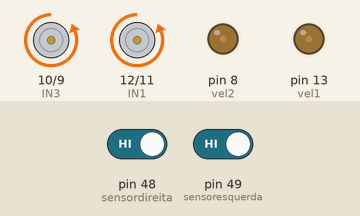
This sketch was run on a simulated Arduino Mega 2560, built with avr-gcc and run on an emulated ATmega2560. Parts: motor-driver pin pairs drawn as motors (green arrow = first pin HIGH = forward, orange = second pin HIGH = backward, longer = more drive), output pins drawn as LEDs (lit = HIGH). The test bench sets the inputs (shaded band); at power-on: pin 48 (sensordireita) HIGH, pin 49 (sensoresquerda) HIGH.

Above: at 1.2 s.
1.3 s: pin 48 (sensordireita) driven LOW
At 1.8 s:
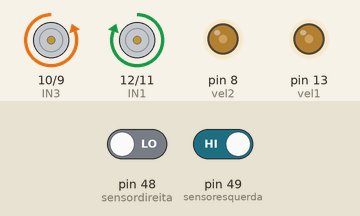
2.8 s: pin 48 (sensordireita) driven HIGH
At 4.0 s:
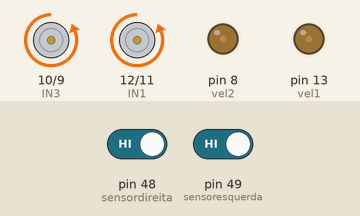
4.3 s: pin 49 (sensoresquerda) driven LOW
At 5.3 s:
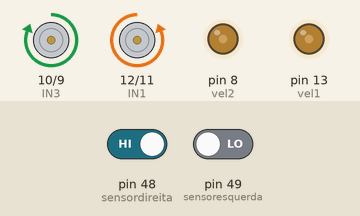
5.8 s: pin 49 (sensoresquerda) driven HIGH
At 6.4 s:
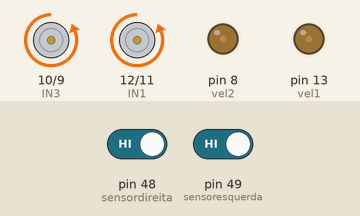
Timing chart, 0 to 8.3 s (numbered marks = the images above; inputs shaded):
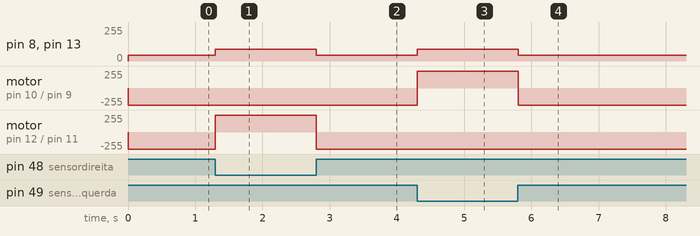

The sketch:

obrarduino.ino
```cpp
int vel1 = 13;
int IN1 = 12; // TRAS ESQUERDA
int IN2 = 11; // FRENTE ESQUERDA
int IN3 = 10; // TRAS DIREITA
int IN4 = 9; // FRENTE DIREITA
int vel2 = 8;

int sensordireita = 48;
int sensoresquerda = 49;

int velfrente = 45;
int velcurva = 90;

//int sensordireita = 14;
//int sensoresquerda = 15;

void setup() {
  pinMode(IN1, OUTPUT);
  pinMode(IN2, OUTPUT);
  pinMode(IN3, OUTPUT);
  pinMode(IN4, OUTPUT);
  pinMode(vel1, OUTPUT);
  pinMode(vel2, OUTPUT);
}

void loop() {

    int sd = digitalRead(sensordireita);
    int se = digitalRead(sensoresquerda);

    if(sd == 0 && se == 0){ // d: branco e: branco
      analogWrite(vel1, velfrente);
      analogWrite(vel2, velfrente);
      digitalWrite(IN1, LOW);
      digitalWrite(IN2, HIGH);
      digitalWrite(IN3, LOW);
      digitalWrite(IN4, HIGH);
    } else if(sd == 1 && se == 0){ // d: preto e: branco
      analogWrite(vel1, velcurva);
      analogWrite(vel2, velcurva);
      digitalWrite(IN1, LOW);
      digitalWrite(IN2, HIGH);
      digitalWrite(IN3, HIGH);
      digitalWrite(IN4, LOW);
      delay(50);
    } else if(sd == 0 && se == 1){ // d: branco e: preto
      analogWrite(vel1, velcurva);
      analogWrite(vel2, velcurva);
      digitalWrite(IN1, HIGH);
      digitalWrite(IN2, LOW);
      digitalWrite(IN3, LOW);
      digitalWrite(IN4, HIGH);
      delay(50);
    } else if(sd == 1 && se == 1){ // d: preto e: preto
      analogWrite(vel1, velfrente);
      analogWrite(vel2, velfrente);
      digitalWrite(IN1, LOW);
      digitalWrite(IN2, HIGH);
      digitalWrite(IN3, LOW);
      digitalWrite(IN4, HIGH);
  }
}
```

Measured:
- after the input at 1.3 s, pin 8 (vel2), pin 13 (vel1): 45/255 → 90/255 at once; motor on pin 12 (IN1) / pin 11 (IN2): backward 255/255 → forward 255/255 at once
- after the input at 2.8 s, pin 8 (vel2), pin 13 (vel1): 90/255 → 45/255 at once; motor on pin 12 (IN1) / pin 11 (IN2): forward 255/255 → backward 255/255 at once
- after the input at 4.3 s, pin 8 (vel2), pin 13 (vel1): 45/255 → 90/255 at once; motor on pin 10 (IN3) / pin 9 (IN4): backward 255/255 → forward 255/255 at once
- after the input at 5.8 s, pin 8 (vel2), pin 13 (vel1): 90/255 → 45/255 at once; motor on pin 10 (IN3) / pin 9 (IN4): forward 255/255 → backward 255/255 at once
